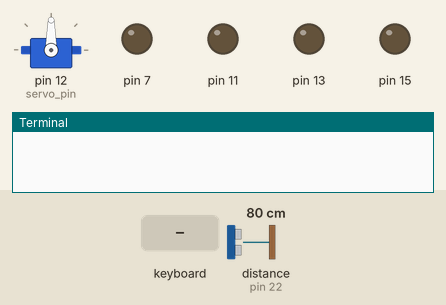
Recording of a program running on a simulated Raspberry Pi (header pin numbers). On the bench: servo, output pins drawn as LEDs (lit = HIGH), the last lines printed to the terminal. The test bench sets the inputs (shaded band); at power-on: distance to the obstacle (sensor on pin 22) 80 cm. The echo pulse lasts 58.3 µs per cm; servo angles are drawn from the pulse width (0.5 ms = 0°, 2.5 ms = 180°); the clock reads 2024-03-15 10:24:30 at power-on unless the program sets it; pins used as bus, display or sensor lines are not drawn.

Above: at 1.2 s.
1.3 s: key "f" typed on the keyboard
At 2.4 s:
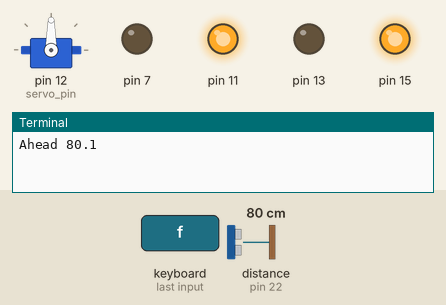
4.3 s: key "b" typed on the keyboard
At 5.1 s:
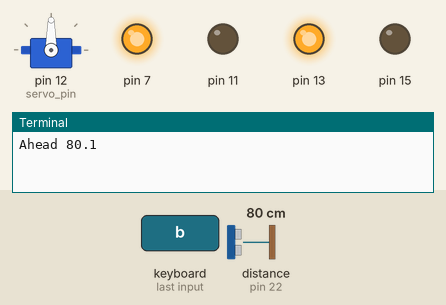
6.8 s: key "r" typed on the keyboard
At 7.2 s:
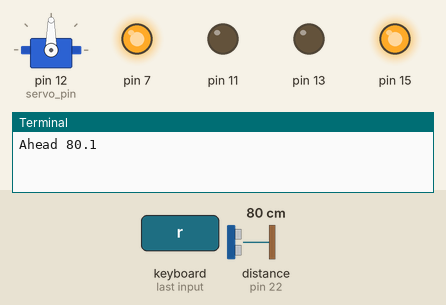
9.3 s: key "l" typed on the keyboard
At 10.1 s:
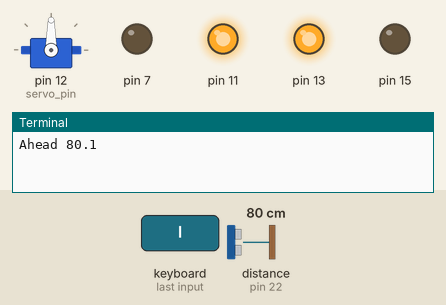
Timing chart, 0 to 12.3 s (numbered marks = the images above; inputs shaded):
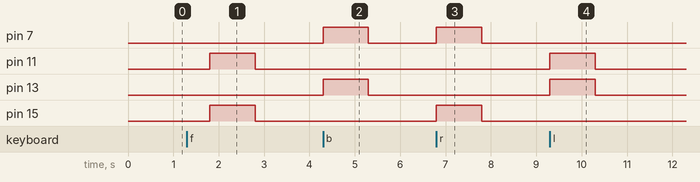

Measured:
- after the input at 1.3 s, pin 11, pin 15: LOW → HIGH after 0.51 s, → LOW 1.0 s later
- after the input at 4.3 s, pin 7, pin 13: LOW → HIGH at once, → LOW 1.0 s later
- after the input at 6.8 s, pin 7, pin 15: LOW → HIGH at once, → LOW 1.0 s later
- after the input at 9.3 s, pin 11, pin 13: LOW → HIGH at once, → LOW 1.0 s later

The program:

Robot+Us+S2.py
```python
# Robot with Ultrasonic and Servo
# Follows commands when encounters something turns.

import RPi.GPIO as GPIO
import time
import curses
# Pin Assignments
Trigger = 18
Echo = 22
servo_pin = 12
duty_cycle = 7.5
distance = 40

GPIO.setmode(GPIO.BOARD)
GPIO.setup(7, GPIO.OUT)
GPIO.setup(11, GPIO.OUT)
GPIO.setup(13, GPIO.OUT)
GPIO.setup(15, GPIO.OUT)
GPIO.setup(Trigger, GPIO.OUT)
GPIO.setup(Echo, GPIO.IN)
GPIO.setup(servo_pin, GPIO.OUT)
GPIO.output(Trigger, False)
pwm_servo = GPIO.PWM(servo_pin, 50)
pwm_servo.start(duty_cycle)
key=curses.initscr()
#curses.cbreak()
key.keypad(1)
key.nodelay(1)

def Forward():
    GPIO.output(7, False)
    GPIO.output(11, True)
    GPIO.output(13, False)
    GPIO.output(15, True)

def Back():
    GPIO.output(7, True)
    GPIO.output(11, False)
    GPIO.output(13, True)
    GPIO.output(15, False)

def Right():
    GPIO.output(7, True)
    GPIO.output(11, False)
    GPIO.output(13, False)
    GPIO.output(15, True)

def Left():
    GPIO.output(7, False)
    GPIO.output(11, True)
    GPIO.output(13, True)
    GPIO.output(15, False)

def Stop():
    GPIO.output(7, False)
    GPIO.output(11, False)
    GPIO.output(13, False)
    GPIO.output(15, False)

def ReadSensor():
#    GPIO.output(Trigger, False)
#    time.sleep(0.1)  # Delay
    GPIO.output(Trigger, True)
    time.sleep(0.00001)
    GPIO.output(Trigger, False)
    while GPIO.input(Echo) == 0:
        pstart = time.time()
    while GPIO.input(Echo) == 1:
        pend = time.time()
    pduration = pend - pstart
    distance = pduration * 17150
    distance = round(distance, 1)
    return distance

def ReadAhead():
    pwm_servo.ChangeDutyCycle(7.5)
    time.sleep(0.5)
    dahead = ReadSensor()
    print "Ahead "+str(dahead)
    print "\r"
    return dahead

def ReadSides():
    pwm_servo.ChangeDutyCycle(11)
    time.sleep(0.5)
    dleft = ReadSensor()
    pwm_servo.ChangeDutyCycle(4)
    time.sleep(0.5)
    dright = ReadSensor()
    pwm_servo.ChangeDutyCycle(7.5)
    time.sleep(0.5)
    print "left "+str(dleft)+" right "+str(dright)
    print "\r"
    return dleft, dright

try:
    while (True):
        char=key.getch()
        if char==ord('q'):
            break
        elif char==ord('b'):
            Back()
            time.sleep(1)
            Stop()
        elif char==ord('r'):
            Right()
            time.sleep(1)
            Stop()
        elif char==ord('l'):
            Left()
            time.sleep(1)
            Stop()
        elif char==ord('s'):
            Stop()
        elif char==ord('f'):
            dahead = ReadAhead()
            if dahead < distance:
                Stop()
                dleft, dright = ReadSides()
                if dright > distance:
                    Right()
                    time.sleep(1)
                    Stop()
                elif dleft > distance:
                    Left()
                    time.sleep(1)
                    Stop()
                else:
                    Stop()
            else:
                Forward()
                time.sleep(1)
                Stop()
finally:
    pwm_servo.ChangeDutyCycle(7.5)
    Stop()
    curses.nocbreak()
    key.keypad(0)
    curses.echo()
    curses.endwin()
    GPIO.cleanup()
```
